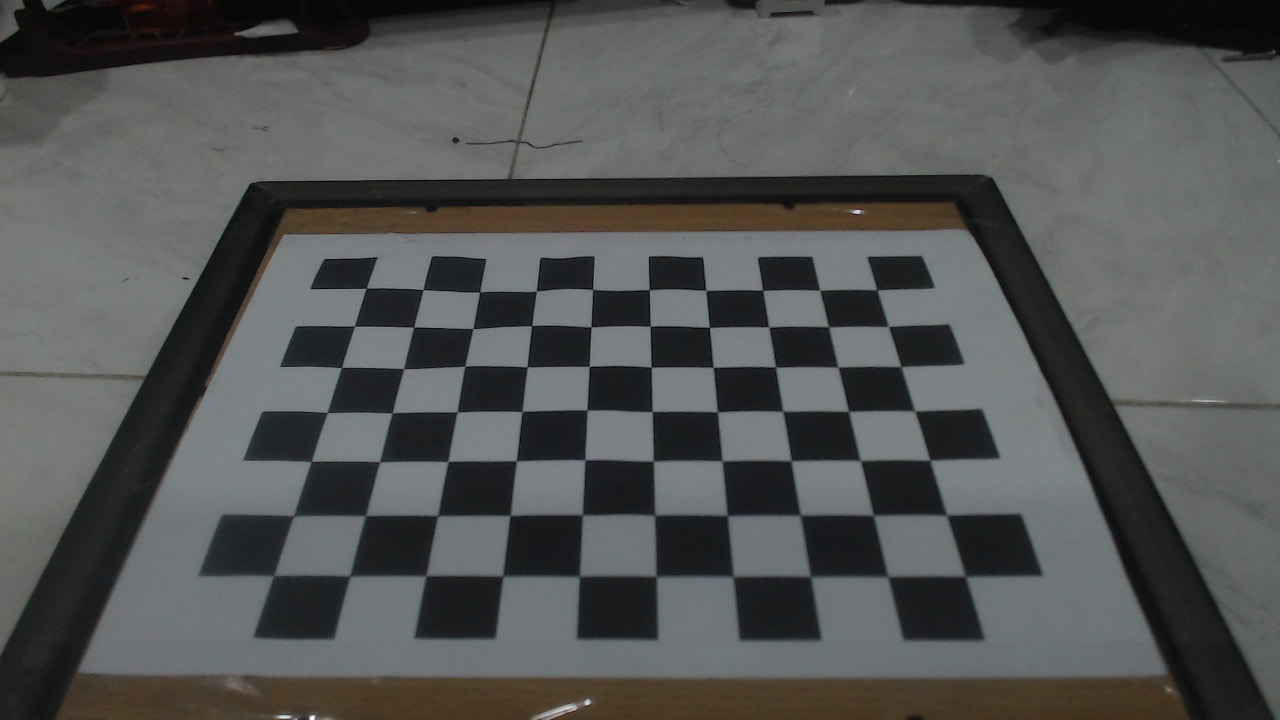
#> input picture calib/2026-10-09_2139/01.png, 1280 x 720 px, given in place of the camera
$ python sharpness_test.py   (older library calls are emulated)
#> lines starting #> are read from the running program, lines starting #| are printed output that depends on the picture
#!/usr/bin/env python3
"""Live sharpness check for the downward camera (tune camera_setup.sh on the ground).

Point the camera at something FAR away (> 20 m, e.g. out of a window or across a field) and
compare scores: higher = sharper. Use it to pick EXPOSURE / GAIN / FOCUS, or to compare cameras
(e.g. Logitech C922 vs Yahboom) in the same spot and light.

  python3 script/sharpness_test.py                                  # 1280x720 MJPG, /dev/video0
  python3 script/sharpness_test.py --stream 100.95.74.67:5000       # also view it on the ground station
  python3 script/sharpness_test.py --device 2 --width 1280 --height 720

Ground station viewer for --stream:
  gst-launch-1.0 udpsrc port=5000 caps="application/x-rtp,media=video,encoding-name=H264,payload=96" \
    ! rtph264depay ! h264parse ! avdec_h264 ! videoconvert ! autovideosink sync=false
"""
import argparse
import time

import cv2


def sharpness(gray):
    """Variance of the Laplacian: more fine detail (edges) = higher."""
    return cv2.Laplacian(gray, cv2.CV_64F).var()


def main():
    ap = argparse.ArgumentParser(description=__doc__, formatter_class=argparse.RawDescriptionHelpFormatter)
    ap.add_argument('--device', default='0', help='camera index or /dev/videoN (default 0)')
    ap.add_argument('--width', type=int, default=1280)
    ap.add_argument('--height', type=int, default=720)
    ap.add_argument('--fourcc', default='MJPG')
    ap.add_argument('--fps', type=int, default=30)
    ap.add_argument('--stream', default='', help='host:port to stream the annotated view (H.264 over UDP)')
    a = ap.parse_args()

    dev = int(a.device.replace('/dev/video', '')) if a.device.replace('/dev/video', '').isdigit() else a.device
    cap = cv2.VideoCapture(dev, cv2.CAP_V4L2)
    cap.set(cv2.CAP_PROP_FOURCC, cv2.VideoWriter_fourcc(*a.fourcc))
    cap.set(cv2.CAP_PROP_FRAME_WIDTH, a.width)
    cap.set(cv2.CAP_PROP_FRAME_HEIGHT, a.height)
    cap.set(cv2.CAP_PROP_FPS, a.fps)
    ok, frame = cap.read()
#> frame is the input picture: shape (720, 1280, 3); mean B, G, R 83.7, 84.5, 83
    if not ok:
        raise SystemExit(f'cannot read from camera {a.device}')
    h, w = frame.shape[:2]
#> h = 720; w = 1280
    print(f'camera {a.device}: {w}x{h} (asked {a.width}x{a.height} {a.fourcc} @ {a.fps}) — Ctrl+C to stop')
#| camera 0: 1280x720 (asked 1280x720 MJPG @ 30) — Ctrl+C to stop

    writer = None
    if a.stream:
        host, port = a.stream.split(':')
        sw, sh = 848, 480
        pipeline = ('appsrc is-live=true do-timestamp=true format=time ! '
                    f'video/x-raw,format=BGR,width={sw},height={sh},framerate=15/1 ! videoconvert ! '
                    'x264enc tune=zerolatency bitrate=2000 speed-preset=superfast key-int-max=15 ! '
                    f'rtph264pay config-interval=1 pt=96 ! udpsink host={host} port={port} sync=false async=false')
        writer = cv2.VideoWriter(pipeline, cv2.CAP_GSTREAMER, 0, 15.0, (sw, sh), True)
        print('streaming to', a.stream if writer.isOpened() else 'FAILED (no GStreamer in cv2?)')

    n, t0, last_print, last_stream = 0, time.time(), 0.0, 0.0
    try:
        while True:
            ok, frame = cap.read()
            if not ok:
                continue
            n += 1
            now = time.time()
            if now - last_print >= 0.5:
                gray = cv2.cvtColor(frame, cv2.COLOR_BGR2GRAY)
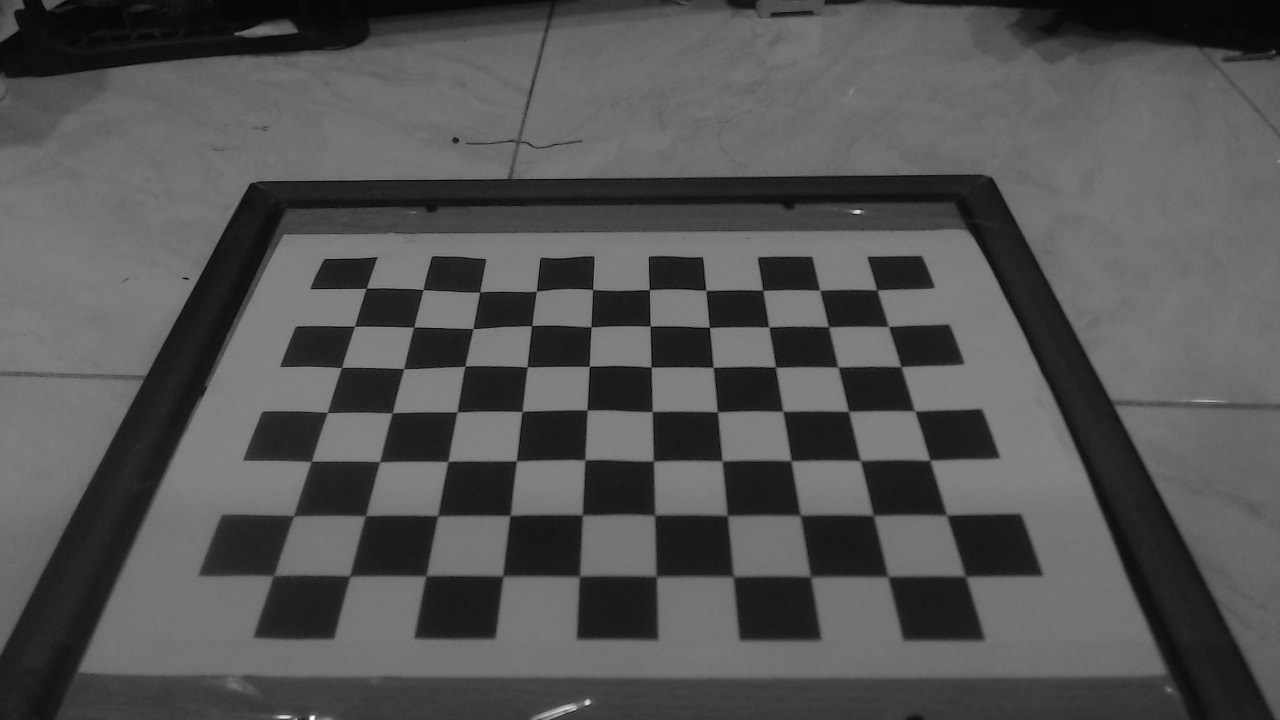
#> gray: shape (720, 1280); min 1, max 255, mean 83.9
                cy, cx = h // 2, w // 2
#> cy = 360; cx = 640
                center = gray[cy - h // 6:cy + h // 6, cx - w // 6:cx + w // 6]
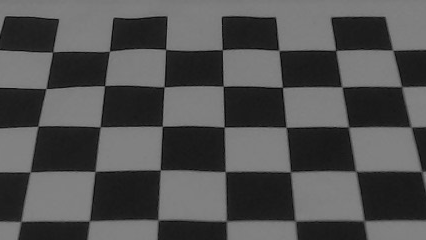
#> center: shape (240, 426); min 3, max 137, mean 80.9
                fps = n / (now - t0)
                print(f'sharpness  full {sharpness(gray):7.1f}   center {sharpness(center):7.1f}   '
                      f'brightness {gray.mean():5.1f}   fps {fps:4.1f}', flush=True)
#| sharpness  full    80.0   center   285.7   brightness  83.9   fps 265.3
                last_print, n, t0 = now, 0, now
            if writer is not None and writer.isOpened() and now - last_stream >= 1 / 15:
                view = cv2.resize(frame, (848, 480))
                gray = cv2.cvtColor(frame, cv2.COLOR_BGR2GRAY)
                cv2.putText(view, f'sharpness {sharpness(gray):.0f}', (10, 30),
                            cv2.FONT_HERSHEY_SIMPLEX, 0.8, (0, 255, 255), 2)
                writer.write(view)
                last_stream = now
    except KeyboardInterrupt:
        pass
    finally:
        cap.release()
        if writer is not None:
            writer.release()


if __name__ == '__main__':
    main()

$ run again, on calib/2026-10-09_2139/02.png
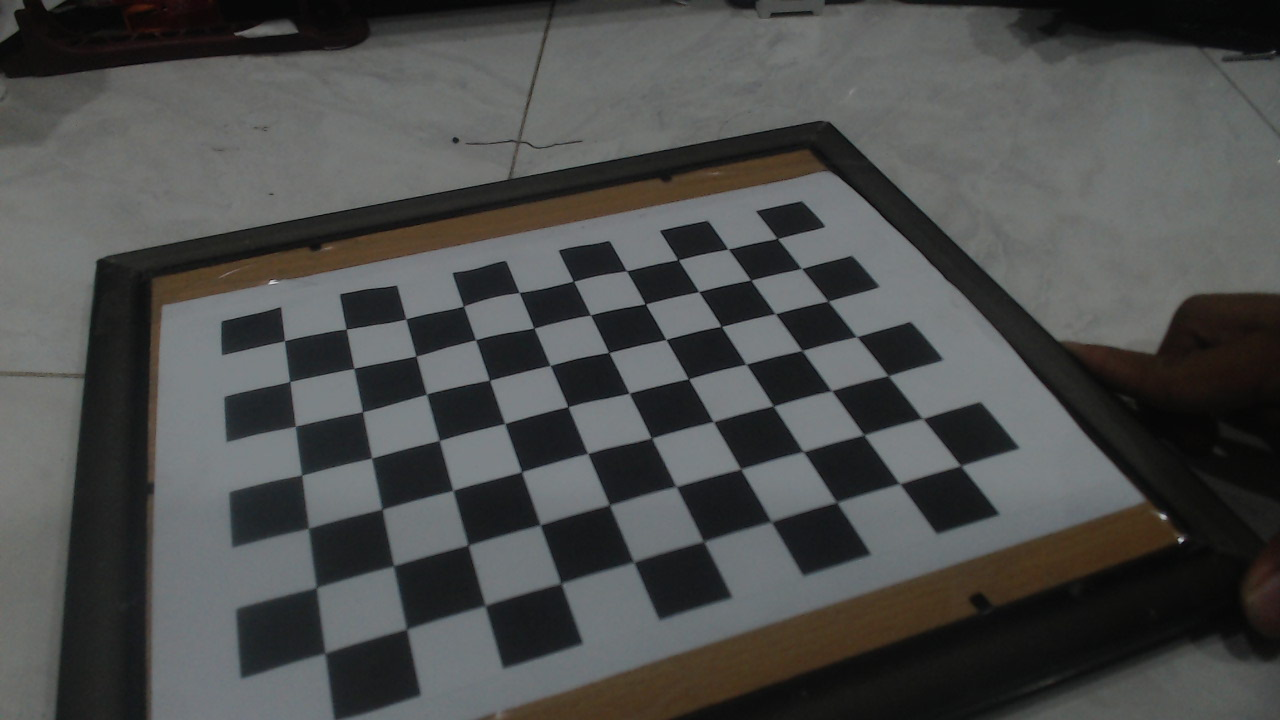
#> input picture calib/2026-10-09_2139/02.png, 1280 x 720 px, given in place of the camera
#> in main, frame is the input picture: shape (720, 1280, 3); mean B, G, R 76.3, 77.2, 76.2
#| camera 0: 1280x720 (asked 1280x720 MJPG @ 30) — Ctrl+C to stop
#> in main, `gray = cv2.cvtColor(frame, cv2.COLOR_BGR2GRAY)`:
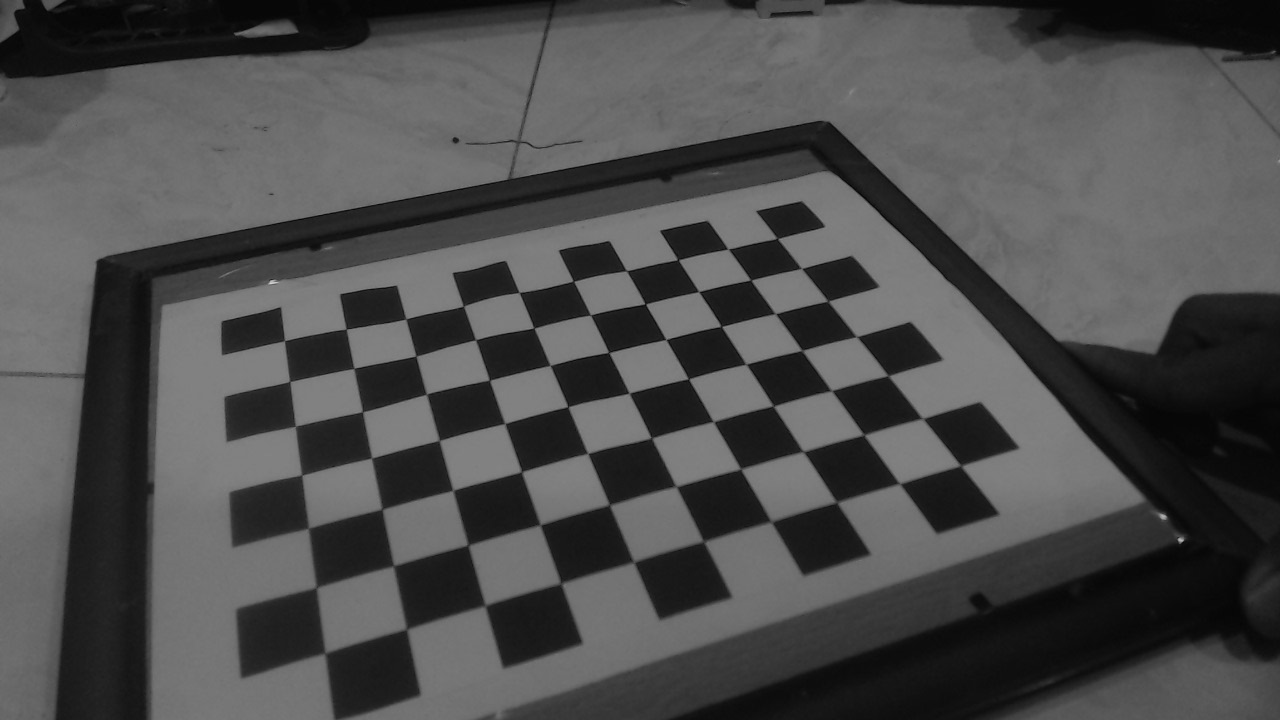
#> gray: shape (720, 1280); min 1, max 212, mean 76.8
#> in main, `center = gray[cy - h // 6:cy + h // 6, cx - w // 6:cx + w // 6]`:
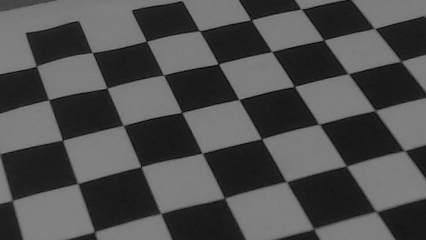
#> center: shape (240, 426); min 3, max 137, mean 79
#| sharpness  full    67.0   center   244.1   brightness  76.8   fps 278.0

$ run again, on calib/2026-10-09_2139/03.png
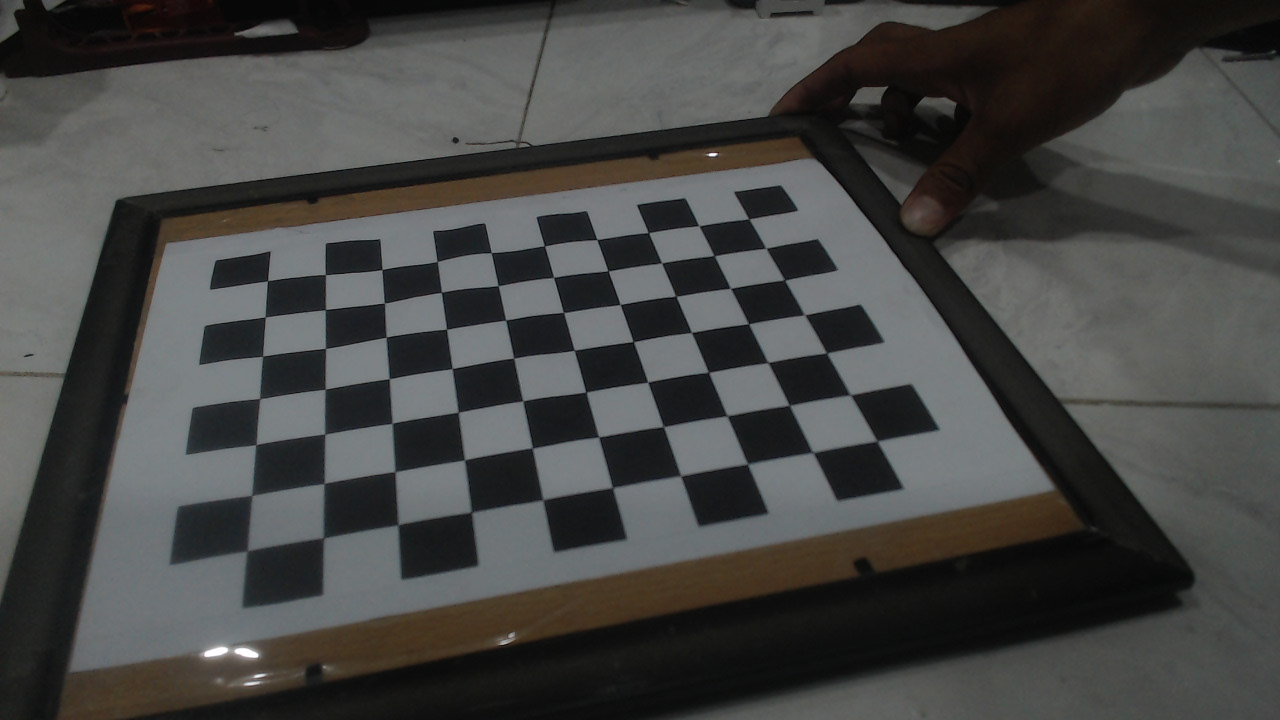
#> input picture calib/2026-10-09_2139/03.png, 1280 x 720 px, given in place of the camera
#> in main, frame is the input picture: shape (720, 1280, 3); mean B, G, R 68.6, 69.9, 69.7
#| camera 0: 1280x720 (asked 1280x720 MJPG @ 30) — Ctrl+C to stop
#> in main, `gray = cv2.cvtColor(frame, cv2.COLOR_BGR2GRAY)`:
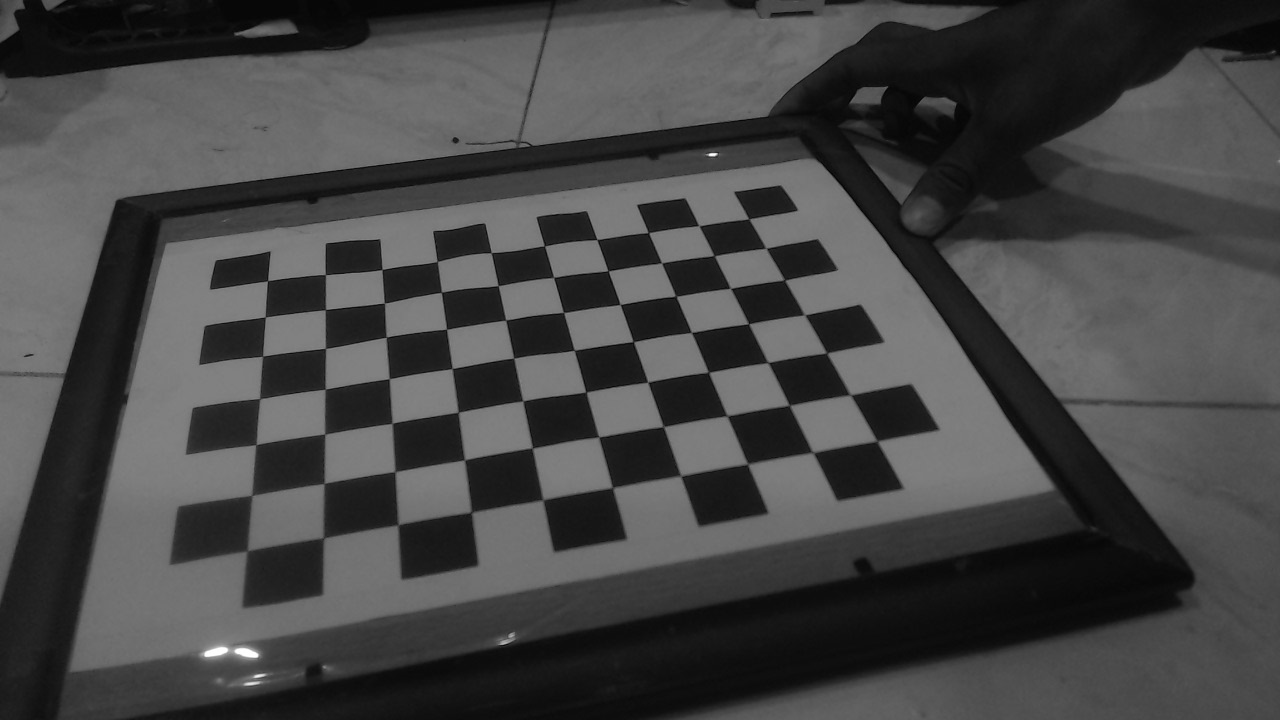
#> gray: shape (720, 1280); min 2, max 255, mean 69.7
#> in main, `center = gray[cy - h // 6:cy + h // 6, cx - w // 6:cx + w // 6]`:
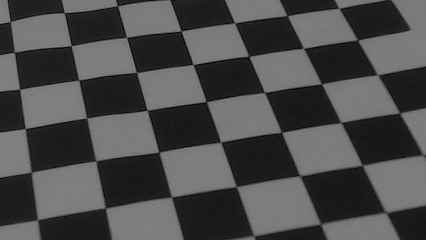
#> center: shape (240, 426); min 2, max 135, mean 75.7
#| sharpness  full    90.7   center   281.8   brightness  69.7   fps 284.2

$ run again, on calib/2026-10-09_2139/04.png
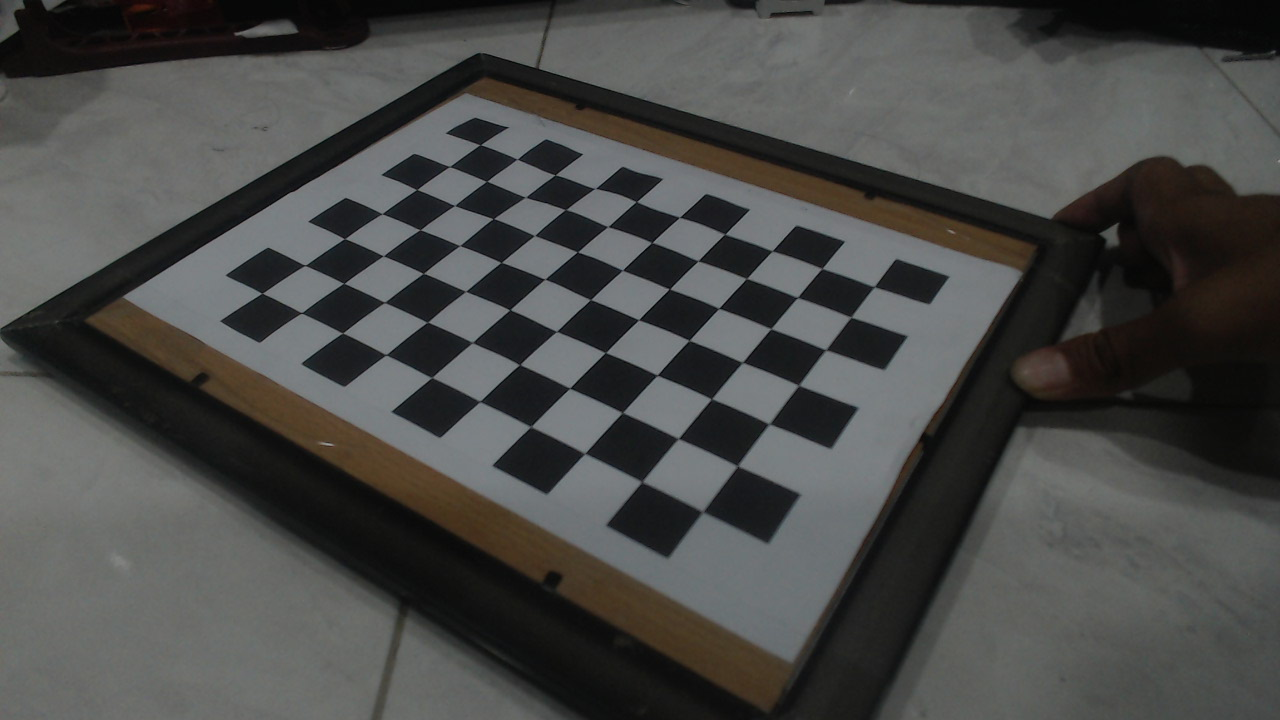
#> input picture calib/2026-10-09_2139/04.png, 1280 x 720 px, given in place of the camera
#> in main, frame is the input picture: shape (720, 1280, 3); mean B, G, R 72.3, 74, 73.6
#| camera 0: 1280x720 (asked 1280x720 MJPG @ 30) — Ctrl+C to stop
#> in main, `gray = cv2.cvtColor(frame, cv2.COLOR_BGR2GRAY)`:
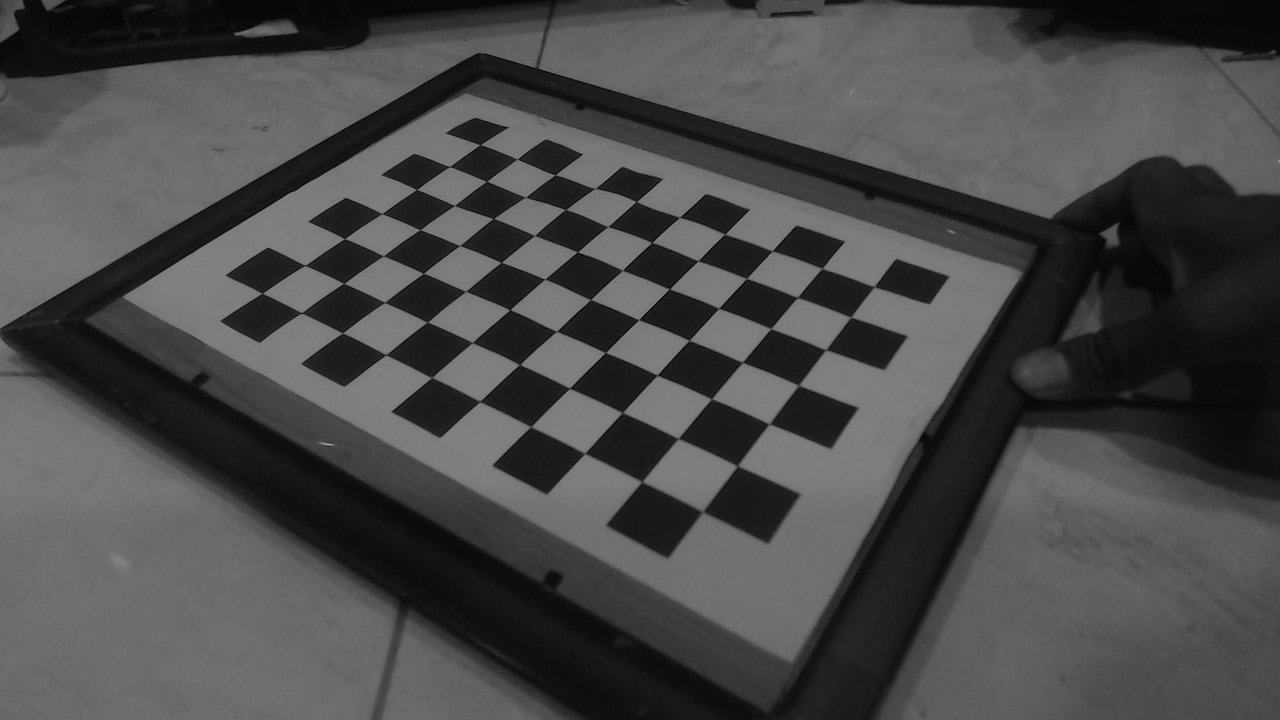
#> gray: shape (720, 1280); min 2, max 157, mean 73.7
#> in main, `center = gray[cy - h // 6:cy + h // 6, cx - w // 6:cx + w // 6]`:
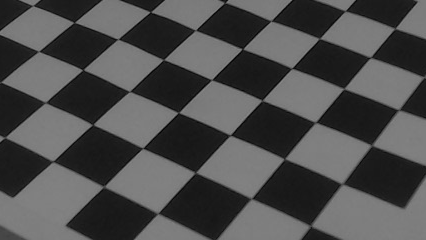
#> center: shape (240, 426); min 2, max 137, mean 77.5
#| sharpness  full   109.1   center   355.4   brightness  73.7   fps 280.2
